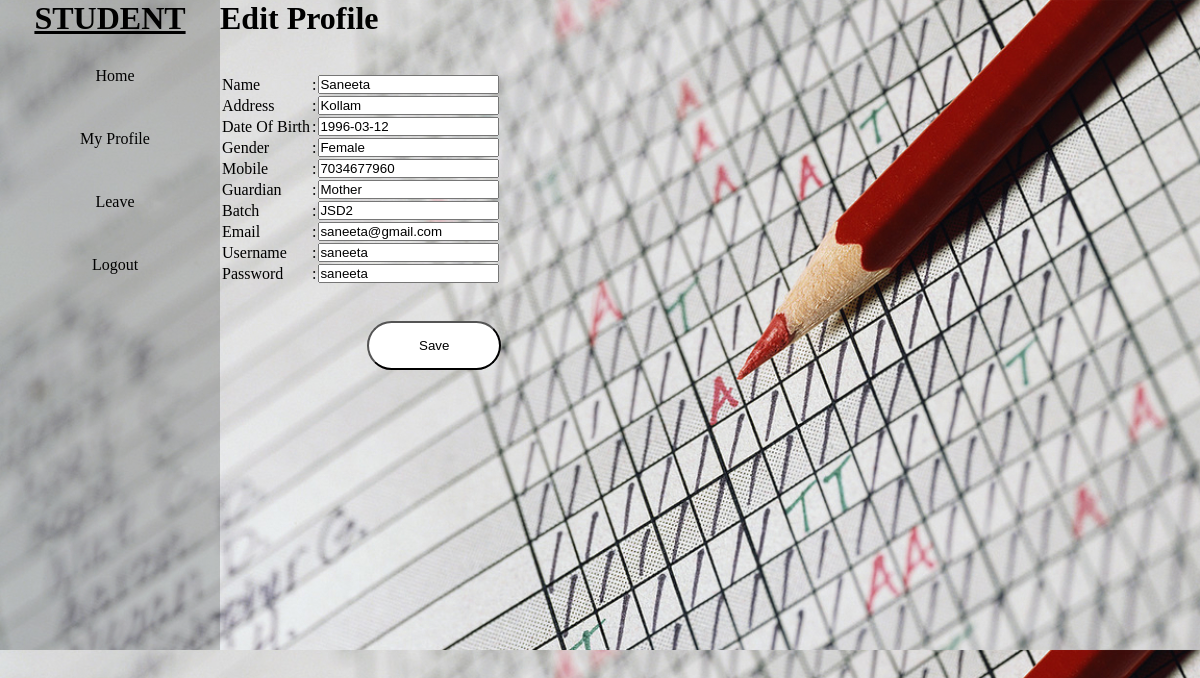
/stud_editprofile.php (signed in), run on the app's committed database.
### tables this page shows
CREATE TABLE `student` (
  `Sid` int(11) NOT NULL,
  `Admno` int(11) NOT NULL,
  `Admdate` date NOT NULL,
  `Name` varchar(20) NOT NULL,
  `Address` varchar(30) NOT NULL,
  `Dob` date NOT NULL,
  `Gender` varchar(20) NOT NULL,
  `Mobile` bigint(20) NOT NULL,
  `Guardian` varchar(20) NOT NULL,
  `Batch` varchar(20) NOT NULL,
  `Email` varchar(20) NOT NULL,
  `Username` varchar(20) NOT NULL,
  `Password` varchar(20) NOT NULL
);

### stud_editprofile.php (the view, shortened to what this page needs)
<!DOCTYPE html>
<html>
	<head>
		<link rel="stylesheet" href="css/style.css">
	</head>
	<body class="bi">
		<div class="display">
			<div class="navbar">
				<h1><u>STUDENT</u></h1>
				<ul>
					<li> <a href="studenthome.php">Home</a></li>
					<li> <a href="#">My Profile</a>
					</li>
					<li> <a href="#">Leave</a>
					</li>
					<li><a href="login.php">Logout</a></li>
				</ul>
			</div>
        <div>
            <form  action="signup1.php" method=POST>
               <?php
						require_once 'connection.php';
						$var=$_SESSION['Sid'];
						$sql="select * from student where Sid=$var";
						$result=mysqli_query($conn,$sql);
						while($row=mysqli_fetch_assoc($result))
						{
					?>
					<h1>Edit Profile</h1><br>
            <br>
            <table>
                <tr>
                    <td>Name</td><td>:</td><td><input type="text" value=<?php echo $row['Name'];?> name="name"></td>
                </tr>
                <tr>
                    <td>Address</td><td>:</td><td><input type="text" value=<?php echo $row['Address'];?> name="address"></td>
                </tr>
                <tr>
                    <td>Date Of Birth</td><td>:</td><td><input type="text" value=<?php echo $row['Dob'];?> name="dob"></td>
                </tr>
                <tr>
                    <td>Gender</td><td>:</td><td><input type="text" value=<?php echo $row['Gender'];?> name="gender"></td>
                </tr>
                <tr>
                    <td>Mobile</td><td>:</td><td><input type="text" value=<?php echo $row['Mobile'];?> name="mobile"></td>
                </tr>
                <tr>
                    <td>Guardian</td><td>:</td><td><input type="text" value=<?php echo $row['Guardian'];?> name="guardian"></td>
                </tr>
                <tr>
                    <td>Batch</td><td>:</td><td><input type="text" value=<?php echo $row['Batch'];?> name="batch"></td>
                </tr>
                <tr>
                    <td>Email</td><td>:</td><td><input type="text" value=<?php echo $row['Email'];?> name="email"></td>
                </tr>
				<tr>
                    <td>Username</td><td>:</td><td><input type="text" value=<?php echo $row['Username'];?> name="username"></td>
                </tr>
                <tr>
                    <td>Password</td><td>:</td><td><input type="text" value=<?php echo $row['Password'];?> name="password"></td>
                </tr>
            </table>
			<?php
				}
			?>
            <br><br>
            <input type="submit" value="Save" name="editstu" class="button"><br><br>
        </form>
        </div>
	</div>
	</body>
</html>

### css/style.css (style rules this page uses)
* { margin:0px; padding:0px; box-sizing:border-box; }
.bi { background-image:url("../img/3.jpg"); background-size:cover; }
.navbar { text-align:center; background-color:rgba(38, 39, 35, 0.233); width:220px; height:650px; }
.navbar ul { list-style:none; display:block; }
.navbar ul li { text-align:center; width:200px; padding:15px; margin:15px; border-radius: 10px; }
.navbar ul li a { text-decoration:none; color:black; }
.button { float:right; padding:15px 50px; background-color:white; border-radius:30px; }
.display { display: inline-flex; }

### data on the page
student: name "Saneeta", address "Kollam", dob "1996-03-12", gender "Female", mobile "7034677960", guardian "Mother", batch "JSD2", email "saneeta@gmail.com", username "saneeta", password "saneeta"
